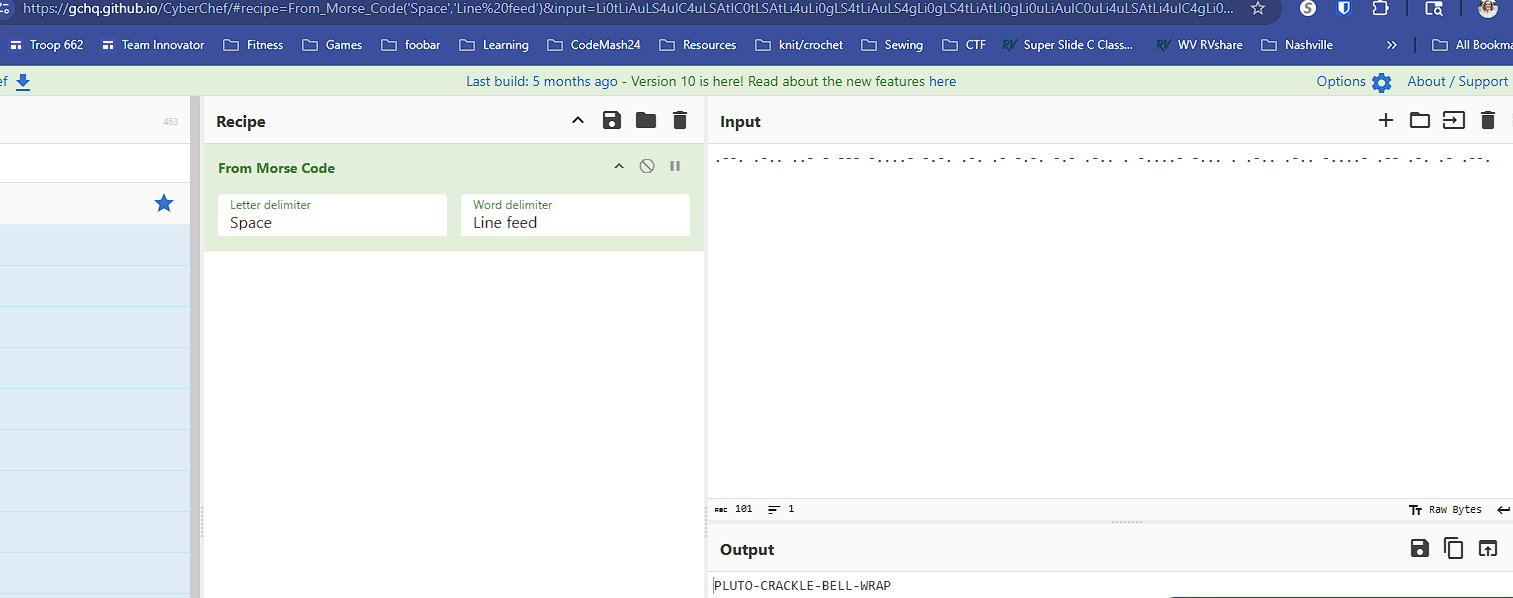
#> input picture 2026/Blinky/blinky-morse.png, 1513 x 598 px
$ python rplacectf.py ../Blinky/blinky-morse.png
#> lines starting #> are read from the running program, lines starting #| are printed output that depends on the picture
#!/usr/bin/env python3
"""
R/Place CTF Canvas Maintainer
Continuously monitors and maintains your image on the canvas.
"""

import math
import random
import requests
from concurrent.futures import ThreadPoolExecutor, as_completed
from typing import List, Tuple, Dict, Any
import time
import argparse
from PIL import Image


# Configuration
BASE_URL = "https://rplace.ctf.digital"
CANVAS_WIDTH = 320
CANVAS_HEIGHT = 180
MAX_PARALLEL_THREADS = 100  # Number of concurrent requests
LOOP_DELAY = 2  # Seconds to wait between loops

# Will be populated from the loaded image
TARGET_PIXELS = []
PIXEL_COLORS = {}  # Maps (x, y) -> color hex string


def load_and_scale_image(
    image_path: str,
    stretch: bool = False,
    transparency_color: Tuple[int, int, int] = None,
    scale_percent: float = 100.0,
    position_x: int = None,
    position_y: int = None
) -> Tuple[Image.Image, Tuple[int, int, int, int]]:
    """
    Load an image and scale it to fit the canvas.

    Args:
        image_path: Path to the image file (PNG or JPG)
        stretch: If True, stretch to fill canvas; if False, maintain aspect ratio
        transparency_color: RGB tuple for transparent pixels (default: None = black)
        scale_percent: Scale percentage where 100 = max size that fits (default: 100)
        position_x: X coordinate for top-left corner (default: None = centered)
        position_y: Y coordinate for top-left corner (default: None = centered)

    Returns:
        Tuple of (scaled PIL Image in RGB mode, bounds tuple (x, y, width, height))
    """
    img = Image.open(image_path)

    # Convert to RGB, handling transparency
    if img.mode == 'RGBA' or img.mode == 'LA' or (img.mode == 'P' and 'transparency' in img.info):
        # Create background with transparency color (or black if not specified)
        bg_color = transparency_color or (0, 0, 0)
        background = Image.new('RGB', img.size, bg_color)
        if img.mode == 'P':
            img = img.convert('RGBA')
        background.paste(img, mask=img.split()[-1])  # Use alpha channel as mask
        img = background
    elif img.mode != 'RGB':
        img = img.convert('RGB')

    if stretch:
        # Stretch to fill entire canvas
        img = img.resize((CANVAS_WIDTH, CANVAS_HEIGHT), Image.Resampling.LANCZOS)
        return img, (0, 0, CANVAS_WIDTH, CANVAS_HEIGHT)

    # Calculate scaling factor to fit within canvas while maintaining aspect ratio
    orig_width, orig_height = img.size
    scale_w = CANVAS_WIDTH / orig_width
    scale_h = CANVAS_HEIGHT / orig_height
    scale = min(scale_w, scale_h)

    # Apply the scale percentage (100% = fits canvas, 50% = half that size)
    scale = scale * (scale_percent / 100.0)

    # Calculate new dimensions
    new_width = max(1, int(orig_width * scale))
    new_height = max(1, int(orig_height * scale))

    # Scale the image
    img = img.resize((new_width, new_height), Image.Resampling.LANCZOS)

    # Calculate offset - use provided position or center
    if position_x is not None:
        offset_x = position_x
    else:
        offset_x = (CANVAS_WIDTH - new_width) // 2

    if position_y is not None:
        offset_y = position_y
    else:
        offset_y = (CANVAS_HEIGHT - new_height) // 2

    return img, (offset_x, offset_y, new_width, new_height)


def extract_pixel_colors(
    img: Image.Image,
    bounds: Tuple[int, int, int, int]
) -> Dict[Tuple[int, int], str]:
    """
    Extract color for each pixel from the image within the given bounds.

    Args:
        img: PIL Image (scaled)
        bounds: Tuple of (offset_x, offset_y, width, height) for canvas placement

    Returns:
        Dictionary mapping canvas (x, y) coordinates to hex color strings
    """
    colors = {}
    offset_x, offset_y, width, height = bounds

    for img_x in range(width):
        for img_y in range(height):
            r, g, b = img.getpixel((img_x, img_y))
            hex_color = f"{r:02x}{g:02x}{b:02x}"
            # Map to canvas coordinates
            canvas_x = offset_x + img_x
            canvas_y = offset_y + img_y
            colors[(canvas_x, canvas_y)] = hex_color

    return colors


def get_canvas_state() -> Dict[str, Any]:
    """
    Get the current state of the canvas.

    Returns:
        Dictionary containing canvas data or error information
    """
    try:
        response = requests.get(f"{BASE_URL}/get", timeout=10)

        if response.status_code == 200:
            return {
                'success': True,
                'data': response.json()
            }
        else:
            return {
                'success': False,
                'error': f"HTTP {response.status_code}"
            }
    except requests.exceptions.RequestException as e:
        return {
            'success': False,
            'error': str(e)
        }


# [89 lines left out: functions get_pixel_color, set_pixel, parallel_set_pixels, not called in this run]


def main():
    """
    Main loop to continuously maintain your image on the canvas.
    """
    global TARGET_PIXELS, PIXEL_COLORS

    parser = argparse.ArgumentParser(
        description="R/Place CTF Canvas Maintainer - Paint an image or solid color on the canvas"
    )
    parser.add_argument(
        "image",
        nargs="?",
        default=None,
        help="Path to image file (PNG or JPG) to paint on canvas"
    )
    parser.add_argument(
        "--color", "-c",
        type=str,
        help="Single hex color to fill canvas (e.g., 'ff0000' for red)"
    )
    parser.add_argument(
        "--stretch", "-s",
        action="store_true",
        help="Stretch image to fill canvas (ignores aspect ratio)"
    )
    parser.add_argument(
        "--background", "-b",
        type=str,
        default=None,
        help="Fill letterbox area with this color (e.g., '000000'); if omitted, letterbox pixels are ignored"
    )
    parser.add_argument(
        "--transparency", "-t",
        type=str,
        default=None,
        help="Color to use for transparent pixels (e.g., 'ffffff'); also sets background default if not specified"
    )
    parser.add_argument(
        "--scale",
        type=float,
        default=100.0,
        help="Scale percentage where 100%% = max size that fits canvas (default: 100)"
    )
    parser.add_argument(
        "--x",
        type=int,
        default=None,
        help="X coordinate for top-left corner of image (default: centered)"
    )
    parser.add_argument(
        "--y",
        type=int,
        default=None,
        help="Y coordinate for top-left corner of image (default: centered)"
    )
    parser.add_argument(
        "--repeat-x",
        type=int,
        default=1,
        help="Number of copies in the X axis (default: 1)"
    )
    parser.add_argument(
        "--repeat-y",
        type=int,
        default=1,
        help="Number of copies in the Y axis (default: 1)"
    )
    parser.add_argument(
        "--tile",
        action="store_true",
        help="Fill canvas with copies from --x/--y position (defaults to 0,0; overrides --repeat-x, --repeat-y)"
    )
    parser.add_argument(
        "--threads",
        type=int,
        default=MAX_PARALLEL_THREADS,
        help=f"Number of parallel threads (default: {MAX_PARALLEL_THREADS})"
    )
    parser.add_argument(
        "--delay",
        type=float,
        default=LOOP_DELAY,
        help=f"Delay between iterations in seconds (default: {LOOP_DELAY})"
    )
    parser.add_argument(
        "--random", "-r",
        action="store_true",
        help="Randomize the x/y starting position on each loop iteration"
    )
    args = parser.parse_args()

    # Validate arguments
    if not args.image and not args.color:
        parser.error("Either an image file or --color must be provided")
    if args.image and args.color:
        parser.error("Cannot use both image file and --color at the same time")

    # Set up pixel colors based on input mode
    if args.color:
        # Single color mode - strip '#' if present
        color = args.color.lstrip('#').lower()
        if len(color) != 6:
            parser.error("Color must be a 6-character hex code (e.g., 'ff0000')")
        print(f"Using solid color: #{color}")
        PIXEL_COLORS = {
            (x, y): color
            for x in range(CANVAS_WIDTH)
            for y in range(CANVAS_HEIGHT)
        }
        source_desc = f"Solid color #{color}"
    else:
        # Image mode - parse transparency color if specified
        transparency_rgb = None
        if args.transparency:
            trans_hex = args.transparency.lstrip('#').lower()
            if len(trans_hex) != 6:
                parser.error("Transparency color must be a 6-character hex code (e.g., 'ffffff')")
            transparency_rgb = (int(trans_hex[0:2], 16), int(trans_hex[2:4], 16), int(trans_hex[4:6], 16))
            print(f"Using transparency color: #{trans_hex}")

        # Handle position: use specified values, or default to (0,0) for tile mode
        position_x = args.x
        position_y = args.y
        if args.tile:
            if position_x is None:
                position_x = 0
            if position_y is None:
                position_y = 0

        print(f"Loading image: {args.image}")
        try:
            img, bounds = load_and_scale_image(
                args.image,
                stretch=args.stretch,
                transparency_color=transparency_rgb,
                scale_percent=args.scale,
                position_x=position_x,
                position_y=position_y
            )
#> in load_and_scale_image, img is the input picture: PIL image 1513x598 RGB; mean R, G, B 226, 230.5, 236.8
#> in load_and_scale_image, `img = img.resize((new_width, new_height), Image.Resampling.LANCZOS)`:
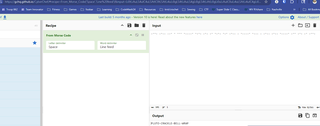
#> img: PIL image 320x126 RGB; mean R, G, B 226, 230.4, 236.8
#> bounds = (0, 27, 320, 126)
            if args.stretch:
                print(f"Image stretched to {CANVAS_WIDTH}x{CANVAS_HEIGHT}")
            else:
                offset_x, offset_y, width, height = bounds
#> offset_x = 0; offset_y = 27; width = 320; height = 126
                position_type = "positioned" if args.x is not None or args.y is not None else "centered"
                scale_info = f" at {args.scale}%" if args.scale != 100.0 else ""
                print(f"Image scaled to {width}x{height}{scale_info}, {position_type} at ({offset_x}, {offset_y})")
#| Image scaled to 320x126, centered at (0, 27)
        except Exception as e:
            print(f"Failed to load image: {e}")
            return
        PIXEL_COLORS = extract_pixel_colors(img, bounds)
#> in extract_pixel_colors, `offset_x, offset_y, width, height = bounds`: offset_x = 0; offset_y = 27; width = 320; height = 126
#> after the loop in extract_pixel_colors, `for img_x in range(width):`: colors = 40320 items
#> PIXEL_COLORS = 40320 items

        # Calculate repeat counts
        offset_x, offset_y, width, height = bounds
        repeat_x = args.repeat_x
        repeat_y = args.repeat_y

        # Handle --tile flag: calculate copies needed to fill canvas from starting position
        if args.tile and width > 0 and height > 0:
            # Calculate how many copies needed to fill from offset to canvas edge
            repeat_x = math.ceil((CANVAS_WIDTH - offset_x) / width)
            repeat_y = math.ceil((CANVAS_HEIGHT - offset_y) / height)
            print(f"Tiling: {repeat_x}x{repeat_y} copies starting at ({offset_x}, {offset_y})")

        # Create repeated copies if requested
        if repeat_x > 1 or repeat_y > 1:
            original_colors = PIXEL_COLORS.copy()
            for copy_y in range(repeat_y):
                for copy_x in range(repeat_x):
                    if copy_x == 0 and copy_y == 0:
                        continue  # Skip the original
                    x_offset = copy_x * width
                    y_offset = copy_y * height
                    for (orig_x, orig_y), color in original_colors.items():
                        new_x = orig_x + x_offset
                        new_y = orig_y + y_offset
                        # Only include if within canvas bounds
                        if 0 <= new_x < CANVAS_WIDTH and 0 <= new_y < CANVAS_HEIGHT:
                            PIXEL_COLORS[(new_x, new_y)] = color
            if not args.tile:
                print(f"Created {repeat_x}x{repeat_y} grid of copies")

        # Add letterbox pixels if background color is explicitly specified
        if args.background is not None and not args.stretch:
            bg_hex = args.background.lstrip('#').lower()
            if len(bg_hex) != 6:
                parser.error("Background color must be a 6-character hex code (e.g., '000000')")
            print(f"Filling letterbox with #{bg_hex}")
            for x in range(CANVAS_WIDTH):
                for y in range(CANVAS_HEIGHT):
                    if (x, y) not in PIXEL_COLORS:
                        PIXEL_COLORS[(x, y)] = bg_hex

        source_desc = args.image

    TARGET_PIXELS = list(PIXEL_COLORS.keys())
#> TARGET_PIXELS = 40320 items

    # Store base pixel colors for random mode (colors relative to 0,0 origin)
    BASE_PIXEL_COLORS = {}
    img_width = 0
    img_height = 0
    if args.random and not args.color:
        # Calculate base colors relative to image origin
        min_x = min(x for x, y in PIXEL_COLORS.keys())
        min_y = min(y for x, y in PIXEL_COLORS.keys())
        max_x = max(x for x, y in PIXEL_COLORS.keys())
        max_y = max(y for x, y in PIXEL_COLORS.keys())
        img_width = max_x - min_x + 1
        img_height = max_y - min_y + 1
        BASE_PIXEL_COLORS = {
            (x - min_x, y - min_y): color
            for (x, y), color in PIXEL_COLORS.items()
        }

    print(f"R/Place CTF Canvas Maintainer")
    print(f"Source: {source_desc}")
    print(f"Monitoring {len(TARGET_PIXELS)} pixels")
#| Monitoring 40320 pixels
    print(f"Parallel threads: {args.threads}")
    print(f"Loop delay: {args.delay}s")
    if args.random:
        print(f"Random mode: enabled (randomizing position each iteration)")
    print("=" * 80)
    print("Press Ctrl+C to stop\n")

    iteration = 0

    try:
        while True:
            iteration += 1
            print(f"\n[Iteration {iteration}] {time.strftime('%H:%M:%S')}")

            # Randomize position if random mode is enabled
            if args.random and BASE_PIXEL_COLORS:
                # Calculate valid random position range
                max_start_x = CANVAS_WIDTH - img_width
                max_start_y = CANVAS_HEIGHT - img_height
                rand_x = random.randint(0, max(0, max_start_x))
                rand_y = random.randint(0, max(0, max_start_y))
                print(f"Random position: ({rand_x}, {rand_y})")

                # Recalculate pixel positions with new offset
                PIXEL_COLORS = {
                    (x + rand_x, y + rand_y): color
                    for (x, y), color in BASE_PIXEL_COLORS.items()
                    if 0 <= x + rand_x < CANVAS_WIDTH and 0 <= y + rand_y < CANVAS_HEIGHT
                }
                TARGET_PIXELS = list(PIXEL_COLORS.keys())

            # Get current canvas state
            print("Fetching canvas state...", end=" ")
            canvas_result = get_canvas_state()

            if not canvas_result['success']:
                print(f"Failed: {canvas_result.get('error', 'Unknown error')}")
                time.sleep(args.delay)
                continue

            print("Done")
            canvas_data = canvas_result['data']

            # Check which pixels need updating
            pixels_to_update = []
            for x, y in TARGET_PIXELS:
                current_color = get_pixel_color(canvas_data, x, y)
                target_color = PIXEL_COLORS[(x, y)]
                if current_color != "#" + target_color:
                    pixels_to_update.append((x, y))

            if not pixels_to_update:
                print(f"All {len(TARGET_PIXELS)} pixels are correct!")
            else:
                print(f"{len(pixels_to_update)}/{len(TARGET_PIXELS)} pixels need updating")
                print(f"Updating pixels...", end=" ")

                # Update pixels in parallel
                results = parallel_set_pixels(
                    pixels_to_update,
                    PIXEL_COLORS,
                    args.threads
                )

                # Count successes
                success_count = sum(1 for r in results if r['success'])
                print(f"{success_count}/{len(results)} updated")

                # Show failures if any
                failures = [r for r in results if not r['success']]
                if failures:
                    print("  Failures:")
                    for f in failures[:5]:  # Show first 5 failures
                        error_msg = f.get('error') or f"HTTP {f.get('status_code')}"
                        print(f"    {f['coords']}: {error_msg}")

            # Wait before next iteration
            print(f"Waiting {args.delay}s...", end="", flush=True)
            time.sleep(args.delay)
            print(" Done")
#> after the loop, iteration = 1

    except KeyboardInterrupt:
        print("\n\nStopped by user")
    except Exception as e:
        print(f"\n\nUnexpected error: {e}")


if __name__ == "__main__":
    main()
#> (the call stopped at in get_canvas_state, `response = requests.get(f"{BASE_URL}/get", timeout=10)`: the network is not available in this run)
